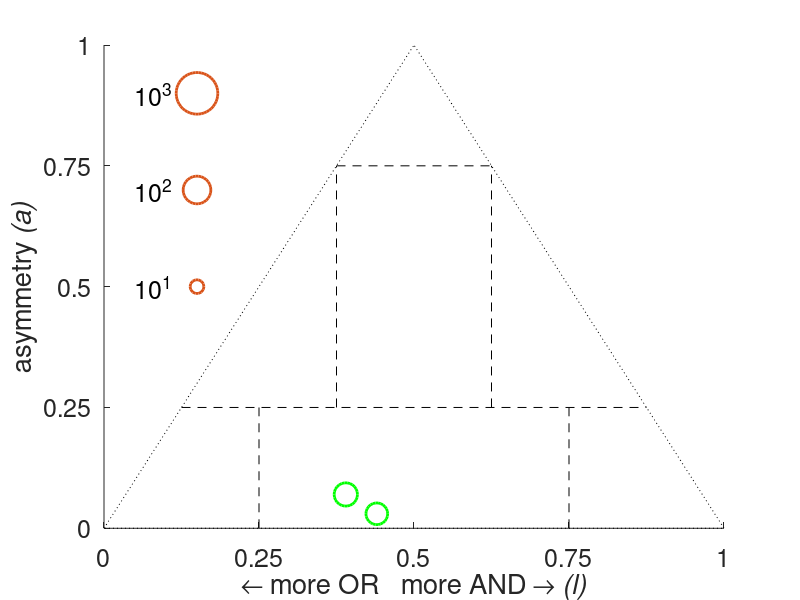

MATLAB code to generate this figure: (Note: this script raises an error after producing the figure.)



r = [48 37];

a = [0.07 0.03];

l = [0.39 0.44];

%log10(sqrt((1./pi(2,:)).*(1./pi(3,:))))./log10(r);

scatter(l,a,log10(r).^2*100,'MarkerEdgeColor','g','linewidth',2)
hl1 = line([0 0.5 1 0],[0 1 0 0]);
set(hl1,'color','k','linestyle',':');
hold on;

scatter([0.15 0.15 0.15],[.5 .7 .9],[1 4 9]*100,'linewidth',2)
text([0.1 0.1 0.1]-.05,[.5 .7 .9],{'10^1','10^2','10^3'},'FontSize',18)
    
%show the wild type in red
%scatter(l(1),a(1),log10(r(1)).^2*100,'MarkerEdgeColor','r','linewidth',2)

%show the CRP dominant clones in blue
%scatter(l([4 12 13]),a([4 12 13]),log10(r([4 12 13])).^2*100,'MarkerEdgeColor','b','linewidth',2)

%plot dashed boundaries
hbound1 = line([0.125 0.875],[0.25 0.25])
set(hbound1,'color','k','linestyle','--')
hbound2 = line([0.25 0.25],[0 0.25])
set(hbound2,'color','k','linestyle','--')
hbound3 = line([0.75 0.75],[0 0.25])
set(hbound3,'color','k','linestyle','--')

hbound4 = line([0.375 0.625],[0.75 0.75])
set(hbound4,'color','k','linestyle','--')
hbound5 = line([0.375 0.375],[0.25 0.75])
set(hbound5,'color','k','linestyle','--')
hbound6 = line([0.625 0.625],[0.25 0.75])
set(hbound6,'color','k','linestyle','--')

hold off;
set(gca,'xtick',[0 .25 .5 .75 1],'ytick',[0 .25 .5 .75 1],'FontSize',18,'xlim',[0 1],'ylim',[0 1]);
xlabel('\leftarrow more OR   more AND \rightarrow \it{(l)}');
ylabel('asymmetry \it{(a)}');
axis0;